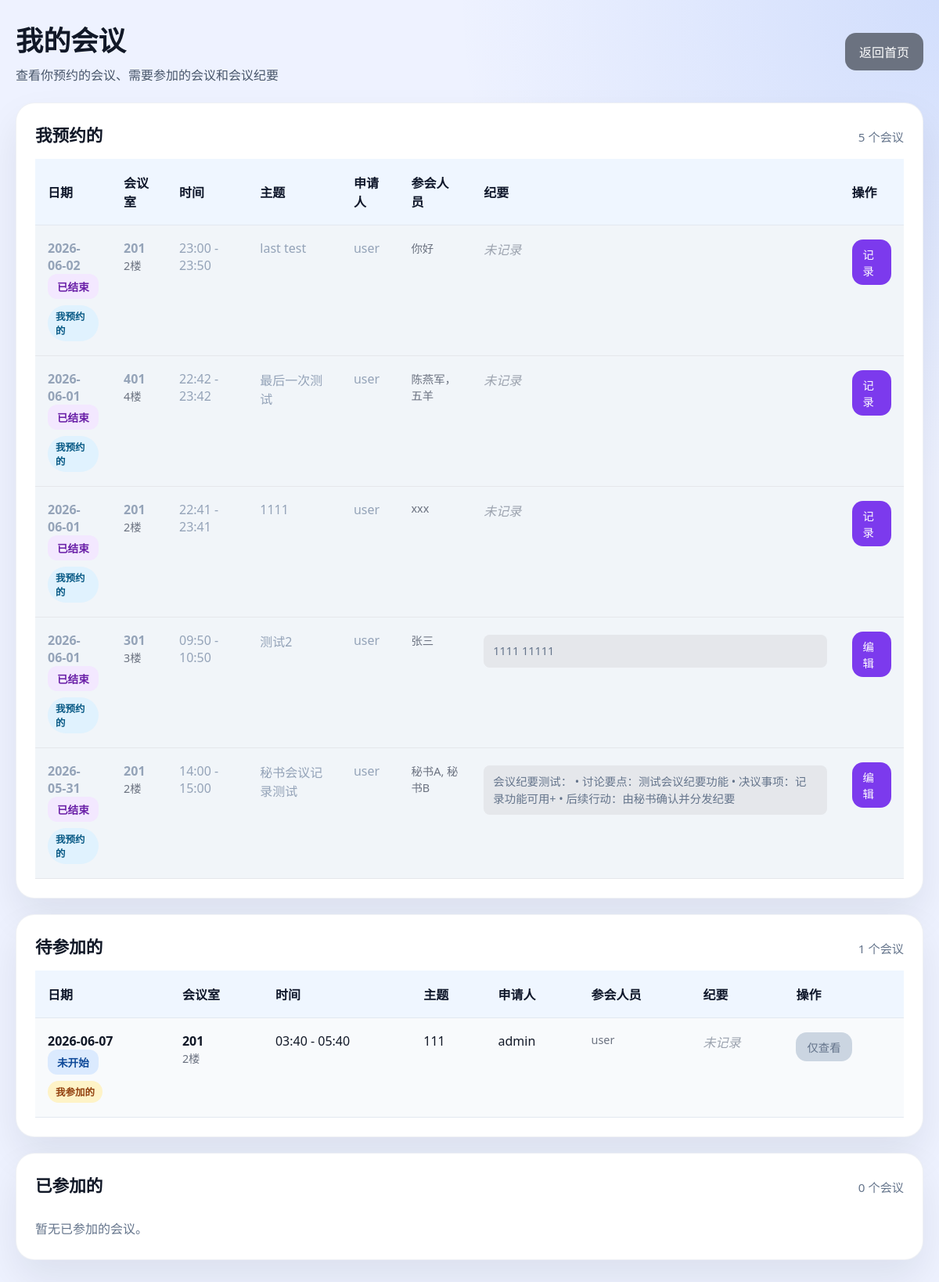
Page /my_bookings (signed in) on the committed database.
### tables this page shows
CREATE TABLE booking (
                booking_id INTEGER PRIMARY KEY AUTOINCREMENT,
                room_id INTEGER NOT NULL,
                date TEXT NOT NULL,
                start_time TEXT NOT NULL,
                end_time TEXT NOT NULL,
                owner TEXT NOT NULL,
                subject TEXT NOT NULL,
                attendees TEXT NOT NULL DEFAULT '', minutes TEXT NOT NULL DEFAULT '', owner_display TEXT NOT NULL DEFAULT '', attendee_usernames TEXT NOT NULL DEFAULT '',
                FOREIGN KEY (room_id) REFERENCES room(room_id) ON DELETE CASCADE
            );

CREATE TABLE room (
                room_id INTEGER PRIMARY KEY AUTOINCREMENT,
                name TEXT NOT NULL UNIQUE,
                capacity INTEGER NOT NULL,
                location TEXT NOT NULL
            );

### app.py (the view)
@app.route("/my_bookings")
@login_required
def my_bookings():
    user = session.get("user")
    username = user.get("username")
    bookings = get_user_related_bookings(username)
    now = datetime.now()
    owned_bookings = []
    pending_attendee_bookings = []
    attended_bookings = []
    for booking in bookings:
        start_at = parse_booking_datetime(booking.get("date"), booking.get("start_time"))
        end_at = parse_booking_datetime(booking.get("date"), booking.get("end_time"))
        booking["can_write_minutes"] = bool(start_at and start_at <= now)
        booking["is_ended"] = bool(end_at and end_at <= now)
        booking["is_owner"] = booking.get("relation") in {"owner", "both"}
        if booking["is_owner"]:
            owned_bookings.append(booking)
        elif booking["is_ended"]:
            attended_bookings.append(booking)
        else:
            pending_attendee_bookings.append(booking)
    owned_bookings.sort(key=lambda item: (item["date"], item["start_time"]), reverse=True)
    pending_attendee_bookings.sort(key=lambda item: (item["date"], item["start_time"]))
    attended_bookings.sort(key=lambda item: (item["date"], item["start_time"]), reverse=True)
    return render_template(
        "my_bookings.html",
        bookings=bookings,
        owned_bookings=owned_bookings,
        pending_attendee_bookings=pending_attendee_bookings,
        attended_bookings=attended_bookings,
        username=username,
        user_role=user.get("role"),
        now_date=date.today().isoformat(),
        now_datetime=datetime.now().strftime("%Y-%m-%d %H:%M"),
    )

### app.py (called while the page is built)
def login_required(view):
    @wraps(view)
    def wrapped(*args, **kwargs):
        if not session.get("user"):
            return redirect(url_for("login", next=request.path))
        return view(*args, **kwargs)
    return wrapped

def parse_booking_datetime(date_value, time_value):
    try:
        return datetime.fromisoformat(f"{date_value}T{time_value}")
    except (TypeError, ValueError):
        return None

@app.context_processor
def inject_user():
    return {"current_user": session.get("user")}

### models.py (called while the page is built)
def get_connection():
    conn = sqlite3.connect(DB_PATH)
    conn.row_factory = sqlite3.Row
    conn.execute("PRAGMA foreign_keys = ON")
    return conn

def fetch_all(query, params=()):
    with get_connection() as conn:
        cursor = conn.execute(query, params)
        return [dict(row) for row in cursor.fetchall()]

def fetch_one(query, params=()):
    with get_connection() as conn:
        cursor = conn.execute(query, params)
        row = cursor.fetchone()
        return dict(row) if row else None

def get_user_by_username(username):
    return fetch_one("SELECT * FROM user_account WHERE username = ?", (username,))

### templates/my_bookings.html (shortened to what this page needs)
<!DOCTYPE html>
<html lang="zh-CN">
<head>
</head>
<body>
{% macro meeting_table(rows, empty_text) %}
    {% if rows %}
        <table>
            <thead>
            <tr>
                <th>日期</th>
                <th>会议室</th>
                <th>时间</th>
                <th>主题</th>
                <th>申请人</th>
                <th>参会人员</th>
                <th>纪要</th>
                <th>操作</th>
            </tr>
            </thead>
            <tbody>
            {% for booking in rows %}
                <tr class="{% if booking.is_ended %}meeting-ended{% endif %}">
                    <td>
                        <strong>{{ booking.date }}</strong>
                        <br>
                        <span class="status-badge {% if booking.is_ended %}status-past{% elif booking.can_write_minutes %}status-active{% else %}status-future{% endif %}">
                            {% if booking.is_ended %}已结束{% elif booking.can_write_minutes %}进行中{% else %}未开始{% endif %}
                        </span>
                        <br>
                        <span class="relation-badge {{ booking.relation }}">
                            {% if booking.relation == "attendee" %}我参加的{% elif booking.relation == "both" %}我预约并参加{% else %}我预约的{% endif %}
                        </span>
                    </td>
                    <td>
                        <strong>{{ booking.room_name }}</strong>
                        <br>
                        <span style="color: #6b7280; font-size: 0.9rem;">{{ booking.location }}</span>
                    </td>
                    <td>{{ booking.start_time }} - {{ booking.end_time }}</td>
                    <td>{{ booking.subject }}</td>
                    <td>{{ booking.owner_display or booking.owner }}</td>
                    <td style="color: #6b7280; font-size: 0.9rem;">{{ booking.attendees }}</td>
                    <td>
                        {% if booking.minutes %}
                            <div class="minutes-preview">{{ booking.minutes[:100] }}{% if booking.minutes|length > 100 %}...{% endif %}</div>
                        {% else %}
                            <span class="no-minutes">未记录</span>
                        {% endif %}
                    </td>
                    <td>
                        {% if booking.is_owner and booking.can_write_minutes %}
                            <a href="/booking/minutes/{{ booking.booking_id }}" class="button edit">
                                {% if booking.minutes %}编辑{% else %}记录{% endif %}
                            </a>
                        {% elif booking.is_owner and not booking.can_write_minutes %}
                            <span class="button disabled" title="会议开始后才能填写会议纪要">未开始</span>
                            <form method="post" action="/booking/cancel/{{ booking.booking_id }}" onsubmit="return confirm('确定取消这个会议预约吗？');">
                                <input type="hidden" name="return_to" value="/my_bookings">
                                <button type="submit" class="button cancel">取消预约</button>
                            </form>
                        {% else %}
                            <span class="button disabled" title="参会会议仅可查看">仅查看</span>
                        {% endif %}
                    </td>
                </tr>
            {% endfor %}
            </tbody>
        </table>
    {% else %}
        <div class="section-empty">{{ empty_text }}</div>
    {% endif %}
{% endmacro %}
<div class="container">
    <div class="header">
        <div>
            <h1>我的会议</h1>
            <p style="margin: 8px 0 0; color: #475569;">查看你预约的会议、需要参加的会议和会议纪要</p>
        </div>
        <a href="/" class="button back">返回首页</a>
    </div>
    {% if bookings %}
        <div class="card">
            <div class="section-heading">
                <h2>我预约的</h2>
                <span>{{ owned_bookings|length }} 个会议</span>
            </div>
            {{ meeting_table(owned_bookings, "暂无自己预约的会议。") }}
        </div>
        <div class="card">
            <div class="section-heading">
                <h2>待参加的</h2>
                <span>{{ pending_attendee_bookings|length }} 个会议</span>
            </div>
            {{ meeting_table(pending_attendee_bookings, "暂无待参加的会议。") }}
        </div>
        <div class="card">
            <div class="section-heading">
                <h2>已参加的</h2>
                <span>{{ attended_bookings|length }} 个会议</span>
            </div>
            {{ meeting_table(attended_bookings, "暂无已参加的会议。") }}
        </div>
    {% endif %}
</div>
</body>
</html>

### templates/my_bookings.html (style rules this page uses)
:root { font-family: "Segoe UI", Tahoma, Geneva, Verdana, sans-serif; color: #111827; background: #eef2ff; }
* { box-sizing: border-box; }
body { margin: 0; min-height: 100vh; background: radial-gradient(circle at top right, rgba(37,99,235,0.14), transparent 30%), #eef2ff; }
.container { max-width: 1200px; margin: 0 auto; padding: 24px 20px 40px; }
.header { display: flex; justify-content: space-between; align-items: center; flex-wrap: wrap; gap: 16px; margin-bottom: 24px; }
h1 { margin: 0; font-size: 2.2rem; }
.card { background: #ffffff; border: 1px solid rgba(148,163,184,0.15); border-radius: 24px; box-shadow: 0 24px 50px rgba(15,23,42,0.08); padding: 24px; margin-bottom: 20px; }
.button { display: inline-flex; align-items: center; justify-content: center; gap: 8px; padding: 12px 18px; background: #2563eb; color: #fff; text-decoration: none; border-radius: 14px; border: none; cursor: pointer; transition: transform 0.16s ease, background 0.16s ease; }
.button.back { background: #6b7280; }
.button.edit { background: #7c3aed; padding: 8px 14px; font-size: 0.9rem; }
.button.disabled { background: #cbd5e1; color: #64748b; cursor: not-allowed; padding: 8px 14px; font-size: 0.9rem; }
table { width: 100%; border-collapse: separate; border-spacing: 0; margin-top: 16px; background: #fff; }
th, td { padding: 18px 16px; border-bottom: 1px solid #e2e8f0; text-align: left; }
th { background: #eff6ff; color: #0f172a; font-weight: 600; }
tbody tr:nth-child(odd) { background: #f8fafc; }
tbody tr { height: auto; }
tbody tr td { vertical-align: top; }
tbody tr.meeting-ended { background: #f1f5f9; color: #94a3b8; }
tbody tr.meeting-ended td { border-bottom-color: #e5e7eb; }
tbody tr.meeting-ended .minutes-preview { background: #e5e7eb; color: #64748b; }
.status-badge { display: inline-block; padding: 6px 12px; border-radius: 12px; font-size: 0.85rem; font-weight: 600; }
.status-future { background: #dbeafe; color: #0f4a99; }
.status-past { background: #f3e8ff; color: #6b21a8; }
.relation-badge { display: inline-block; margin-top: 8px; padding: 5px 10px; border-radius: 999px; font-size: 0.78rem; font-weight: 700; background: #e0f2fe; color: #075985; }
.relation-badge.attendee { background: #fef3c7; color: #92400e; }
.minutes-preview { max-height: 80px; overflow: hidden; color: #475569; font-size: 0.9rem; line-height: 1.5; background: #f8fafc; padding: 10px 12px; border-radius: 8px; margin-top: 4px; }
.no-minutes { color: #9ca3af; font-style: italic; }
.section-empty { color: #64748b; padding: 20px 0 4px; }
.section-heading { display: flex; align-items: baseline; justify-content: space-between; gap: 12px; flex-wrap: wrap; margin-bottom: 8px; }
.section-heading h2 { margin: 0; font-size: 1.35rem; }
.section-heading span { color: #64748b; font-size: 0.95rem; }

### rows in the picture
booking: date "2026-06-02", shows "已结束", shows "我预约的", room_name "201", location "2楼", start_time "23:00", end_time "23:50", subject "last test", owner_display "user", attendees "你好", minutes "未记录"
booking: date "2026-06-01", shows "已结束", shows "我预约的", room_name "401", location "4楼", start_time "22:42", end_time "23:42", subject "最后一次测试", owner_display "user", attendees "陈燕军，五羊", minutes "未记录"
booking: date "2026-06-01", shows "已结束", shows "我预约的", room_name "201", location "2楼", start_time "22:41", end_time "23:41", subject "1111", owner_display "user", attendees "xxx", minutes "未记录"
booking: date "2026-06-01", shows "已结束", shows "我预约的", room_name "301", location "3楼", start_time "09:50", end_time "10:50", subject "测试2", owner_display "user", attendees "张三", minutes "1111 11111", shows "编辑"
booking: date "2026-05-31", shows "已结束", shows "我预约的", room_name "201", location "2楼", start_time "14:00", end_time "15:00", subject "秘书会议记录测试", owner_display "user", attendees "秘书A, 秘书B", minutes "会议纪要测试： • 讨论要点：测试会议纪要功能 • 决议事项：记录功能可用+ • 后续行动：由秘书确认并分发纪要", shows "编辑"
booking: date "2026-06-07", shows "未开始", shows "我参加的", room_name "201", location "2楼", start_time "03:40", end_time "05:40", subject "111", owner_display "admin", attendees "user", minutes "未记录", shows "仅查看"

### other values in the picture
{{ owned_bookings|length }} "5"
{{ pending_attendee_bookings|length }} "1"
{{ attended_bookings|length }} "0"
{{ empty_text }} "暂无已参加的会议。"
